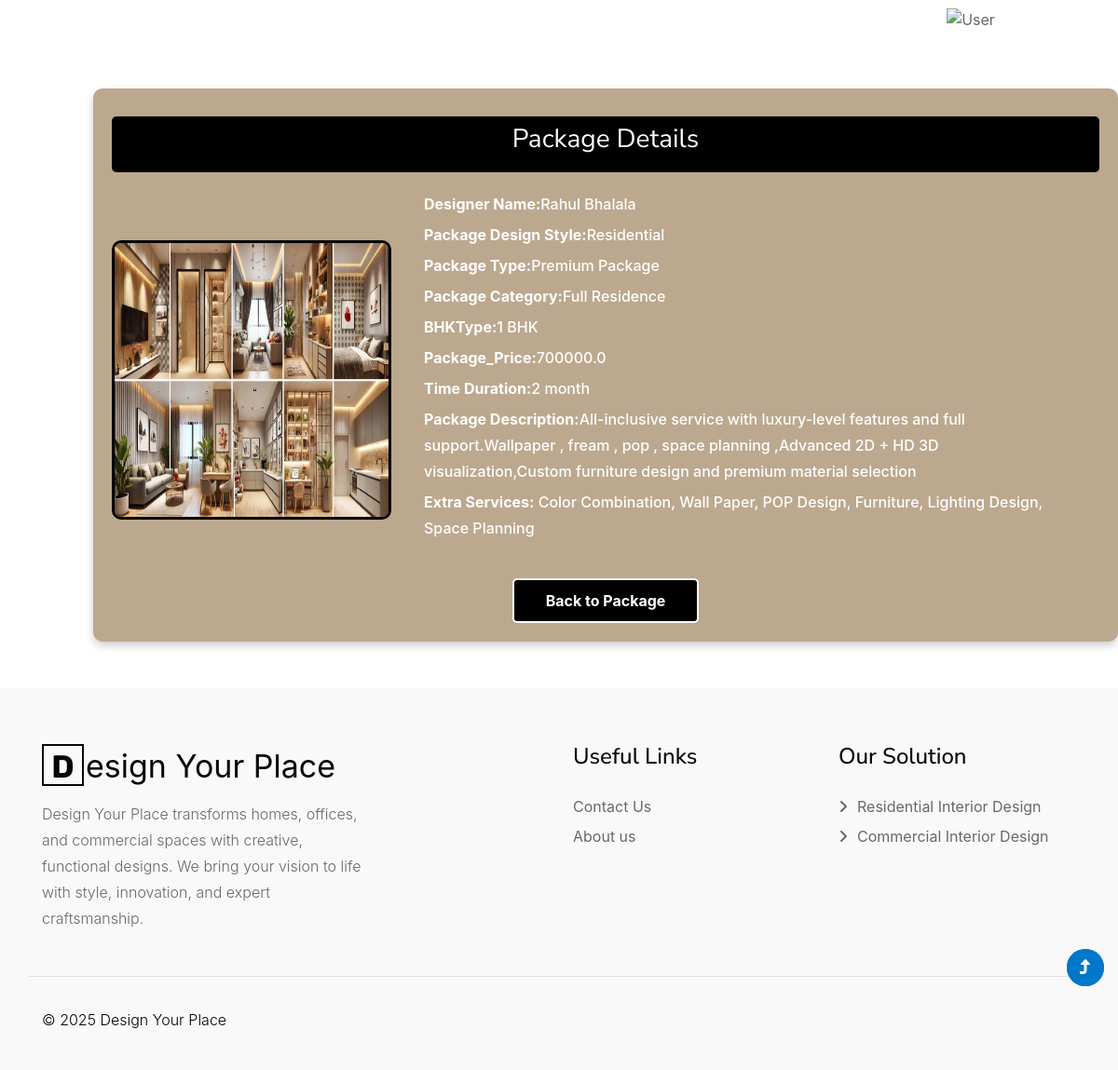
The page /singlepackage/1 (signed in) on the database its author committed.
### myapp/models.py (models this page shows, shortened)
class packages(models.Model):
    SERVICE_CHOICES = [
        ('Color Combination', 'Color Combination'),
        ('WallPaper', 'Wall Paper'),
        ('POP Design', 'POP Design'),
        ('Wardrobe Furniture', 'Wardrobe Furniture'),
        ('Lighting Design', 'Lighting Design'),
        ('Space Planning', 'Space Planning'),
    ]
    Designer_Name = models.CharField(max_length=20)
    package_design_style = models.CharField(max_length=10)
    package_type = models.ForeignKey(Packagecategory, on_delete=models.CASCADE, null=True)
    package_category = models.CharField(max_length=10)
    BhkType = models.CharField(max_length=10,null=True)
    package_price = models.FloatField()
    time_duration = models.CharField(max_length=10)
    package_desc = models.TextField()
    package_img = models.ImageField(upload_to="photos")
    ExtraServices = MultiSelectField(choices=SERVICE_CHOICES, max_length=200)
    client_id = models.ForeignKey(registermodel,on_delete=models.CASCADE,null=True,related_name='client_packages')
    Designerid = models.ForeignKey(registermodel,on_delete=models.CASCADE,null=True,related_name='designer_packages')
    def __str__(self):
        return f'{self.Designer_Name}'

class Packagecategory(models.Model):
    Packcatname = models.CharField(max_length=50)
    def __str__(self):
        return self.Packcatname

### myapp/views.py (the view)
# urls.py: path("singlepackage/<int:id>",views.singlepackagepage),
def singlepackagepage(request, id):
    context = base()
    singledata = packages.objects.get(
        id=id)  # package is a model name and id is required in a any one package differt id's are there
    fetchdata = category.objects.all()
    context.update({
        "data": singledata,
        "category": fetchdata,
    })
    print(context)
    return render(request, "singlepackage.html", context)

### myapp/models.py (called while the page is built)
    def __str__(self):
        return self.Portcatname

### myapp/views.py (called while the page is built)
def base():
    packages = Packagecategory.objects.all()
    portfolio = Portfoliocategory.objects.all()
    context = {
        "package": packages,
        "portfolio": portfolio
    }
    return context

### myapp/templates/singlepackage.html (shortened to what this page needs)
<!DOCTYPE html>
<html lang="en" xmlns="http://www.w3.org/1999/html">
<head>
</head>
<body>
{% include 'header.html' %}
<section class="single-portfolio">
  <div class="container1">
    <h3 class="heading">Package Details</h3>
    <div class="content">
      <img src="/media/{{ data.package_img }}" class="image" alt="Portfolio Image">
      <div class="desc">
        <p><strong>Designer Name:</strong>{{ data.Designer_Name }}</p>
        <p><strong>Package Design Style:</strong>{{ data.package_design_style }}</p>
        <p><strong>Package Type:</strong>{{ data.package_type }}</p>
        <p><strong>Package Category:</strong>{{ data.package_category }}</p>
        <p><strong>BHKType:</strong>{{ data.BhkType }}</p>
        <form method="post" action="\insertintobooking">
        <p><strong>Package_Price:</strong>{{ data.package_price }}</p>
        <p><strong>Time Duration:</strong>{{ data.time_duration }}</p>
        <p><strong>Package Description:</strong>{{ data.package_desc }}</p>
      <p><strong>Extra Services:</strong>
      {% if data.ExtraServices %}
            {{ data.ExtraServices }}
      {% else %}
          -
      {% endif %}
      </p>
      </div>
    </div>
    <div class="button-container">
      <a href="/showpackage" class="back-btn">Back to Package</a>
    </div>
  </div>
</section>
{% include 'footer.html' %}
</body>
</html>

### myapp/templates/singlepackage.html (style rules this page uses)
.single-portfolio { align-items: center; margin-left: 100px; margin-top:95px; }
.container1 { max-width: 1100px; margin: 50px auto; background: white; padding: 20px; border-radius: 10px; box-shadow: 0 4px 10px rgba(0, 0, 0, 0.2); background-color: #bca88e; }
.heading, h3 { height: 60px; background-color: black; text-align: center; color: white; border-radius: 5px; margin-top: 10px; padding-top: 10px; }
.content { display: flex; align-items: center; gap: 20px; }
.content img { height: 300px; width: 300px; border-radius: 10px; margin-top: 30px; flex-shrink: 0; border: 3px solid black; }
.desc { flex-grow: 1; text-align: left; border-radius: 10px; padding: 15px; color: white; }
.desc p { font-size: 1rem; color: white; margin: 5px 0; font-weight: 500; }
.button-container { display: flex; justify-content: center; gap: 20px; margin-top: 20px; }
.back-btn { display: inline-block; width: 200px; padding: 10px; background-color: black; color: white; text-align: center; text-decoration: none; border-radius: 5px; font-size: 1rem; font-weight: bold; cursor: pointer; border: 2px solid white; }

### myapp/templates/header.html (style rules this page uses)
* { box-sizing: border-box; font-family: -apple-system, BlinkMacSystemFont, "Segoe UI", Roboto, Oxygen-Sans, Ubuntu, Cantarell, "Helvetica Neue", sans-serif; }

### myapp/templates/footer.html (style rules this page uses)
* { box-sizing: border-box; font-family: -apple-system, BlinkMacSystemFont, "Segoe UI", Roboto, Oxygen-Sans, Ubuntu, Cantarell, "Helvetica Neue", sans-serif; }

### rows shown on the page
packages: package_img (picture), Designer_Name "Rahul Bhalala", package_design_style "Residential", package_type "Premium Package", package_category "Full Residence", BhkType "1 BHK", package_price "700000.0", time_duration "2 month", package_desc "All-inclusive service with luxury-level features and full support.Wallpaper , fream , pop , space planning ,Advanced 2D + HD 3D visualization,Custom furniture design and premium material selection", ExtraServices "Color Combination, Wall Paper, POP Design, Furniture, Lighting Design, Space Planning"
